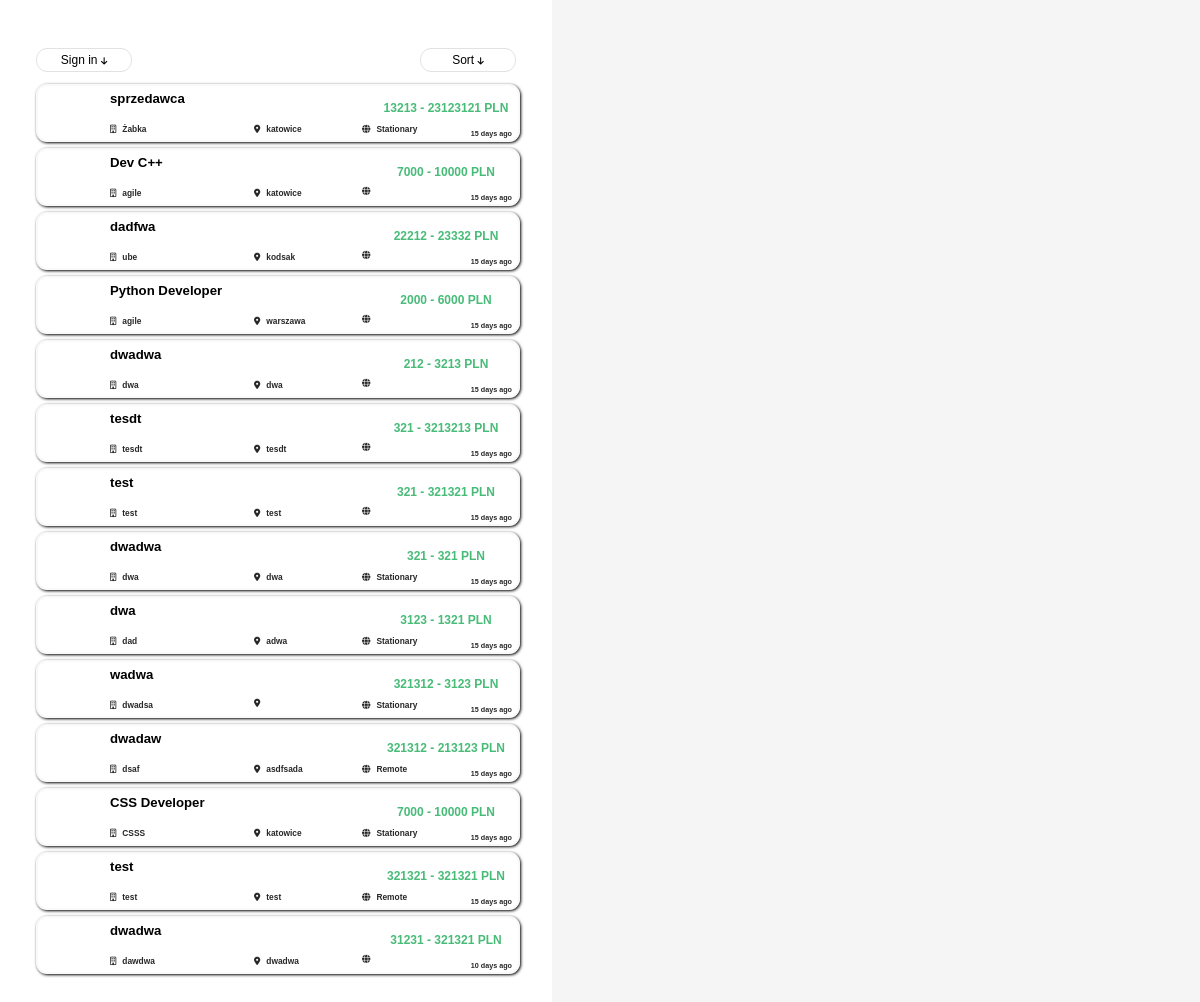
Before: / with the older database file.
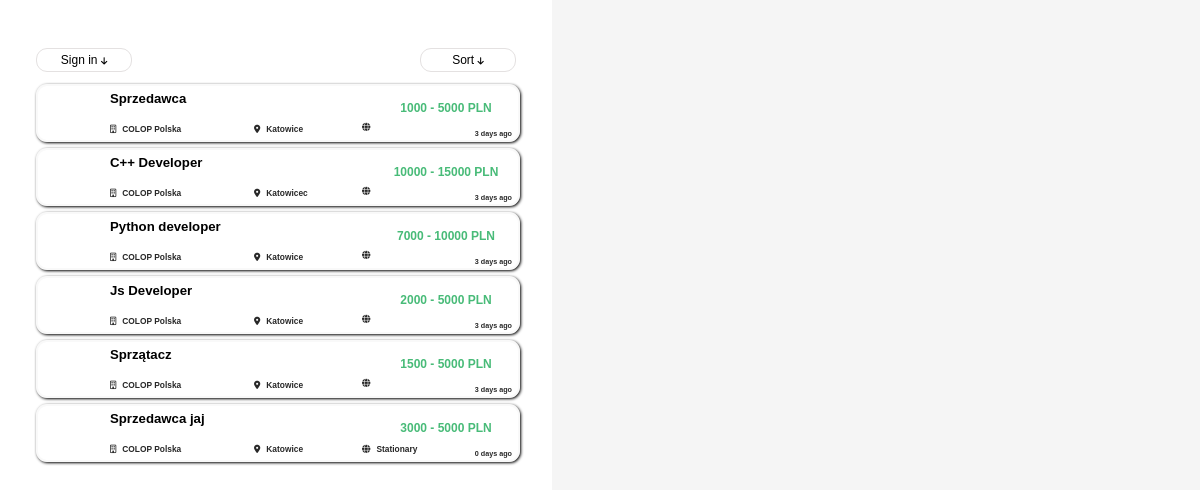
After: the same page with the newer database file.
### tables this page shows
CREATE TABLE `offers` (
  `job_id` int(11) NOT NULL,
  `name` varchar(50) NOT NULL,
  `min_salary` int(11) NOT NULL,
  `max_salary` int(11) NOT NULL,
  `company` varchar(100) NOT NULL,
  `location` varchar(50) NOT NULL,
  `workplace` varchar(15) NOT NULL,
  `date` date NOT NULL,
  `description` text NOT NULL,
  `experience` varchar(15) NOT NULL,
  `type` varchar(25) NOT NULL,
  `job_owner_id` int(11) NOT NULL
);

### slider.php (the view, shortened to what this page needs)
<div id = "slider">
        <div id="container">
        <div id = "account">
            <button id = "show_account_list" onclick = "showAccountList()">Sign in <i class="fa-solid fa-arrow-down"></i></button>
        </div>
        <div id = "sort_by">
            <button id = "show_sort_list" onclick = "showSortList()">Sort <i class="fa-solid fa-arrow-down"></i></button>
        </div>
        </div>
        <?php
            @$order = $_GET['sort'];
            if($order == NULL){
               $order = 'job_id';
            }
            include("database.php");
            $queryAll = mysqli_query($conn, "SELECT * from offers order by $order");
            $Number_Of_Rows = mysqli_num_rows($queryAll);
            for ($y = 1; $y <= $Number_Of_Rows; $y++) {
                $row_job_offer = mysqli_fetch_assoc($queryAll);
                if($row_job_offer['max_salary'] == 0){
                    $salary = $row_job_offer['min_salary']." PLN";
                }else{
                    $salary = $row_job_offer['min_salary']." - ".$row_job_offer['max_salary']." PLN";
                }
                $todayDate = date_create(date("Y-m-d"));
                $uploadDate = date_create($row_job_offer['date']);
                $date = date_diff($todayDate, $uploadDate);
                echo ('
                <a href = "offer.php?id='.$row_job_offer["job_id"].'&sort='.$order.'">
                <div id = "job_offer">
                    <div class = "logo"></div>
                    <div class = "higher_container">
                        <div class = "job_name">
                            <h2 class = "job_name_text">'.$row_job_offer["name"].'</h2>
                        </div>
                        <div class = "salary">
                            <h2 class = "job_salary_text">'.$salary.'</h2>
                        </div>
                        </div>
                        <div class = "lower_container">
                            <div class = "company_name">
                            <h2 class = "company_name_text"><i class="fa-sharp fa-regular fa-building"></i>'.$row_job_offer["company"].'</h2>
                        </div>
                        <div class = "location">
                            <h2 class = "location_text"><i class="fa-solid fa-location-dot"></i>'.$row_job_offer["location"].'</h2>
                        </div>
                        <div class = "workplace">
                            <h2 class = "workplace_text"><i class="fa-solid fa-globe"></i>'.$row_job_offer["workplace"].'</h2>
                        </div>
                        <div class = "date">
                            <h2 class = "date_text">'.$date->format("%a days ago").'</h2>
                        </div>
                    </div>
                </div>
                </a>
                ');
            }
        ?>
    </div>

Changed rows visible on the page:
removed offers: name "sprzedawca", salary "13213 - 23123121 PLN", company "Żabka", location "katowice", workplace "Stationary", date "15 days ago"
removed offers: name "Dev C++", salary "7000 - 10000 PLN", company "agile", location "katowice", date "15 days ago"
removed offers: name "dadfwa", salary "22212 - 23332 PLN", company "ube", location "kodsak", date "15 days ago"
removed offers: name "Python Developer", salary "2000 - 6000 PLN", company "agile", location "warszawa", date "15 days ago"
removed offers: name "dwadwa", salary "212 - 3213 PLN", company "dwa", location "dwa", date "15 days ago"
removed offers: name "tesdt", salary "321 - 3213213 PLN", company "tesdt", location "tesdt", date "15 days ago"
removed offers: name "test", salary "321 - 321321 PLN", company "test", location "test", date "15 days ago"
removed offers: name "dwadwa", salary "321 - 321 PLN", company "dwa", location "dwa", workplace "Stationary", date "15 days ago"
removed offers: name "dwa", salary "3123 - 1321 PLN", company "dad", location "adwa", workplace "Stationary", date "15 days ago"
removed offers: name "wadwa", salary "321312 - 3123 PLN", company "dwadsa", workplace "Stationary", date "15 days ago"
removed offers: name "dwadaw", salary "321312 - 213123 PLN", company "dsaf", location "asdfsada", workplace "Remote", date "15 days ago"
removed offers: name "CSS Developer", salary "7000 - 10000 PLN", company "CSSS", location "katowice", workplace "Stationary", date "15 days ago"
removed offers: name "test", salary "321321 - 321321 PLN", company "test", location "test", workplace "Remote", date "15 days ago"
removed offers: name "dwadwa", salary "31231 - 321321 PLN", company "dawdwa", location "dwadwa", date "10 days ago"
added offers: name "Sprzedawca", salary "1000 - 5000 PLN", company "COLOP Polska", location "Katowice", date "3 days ago"
added offers: name "C++ Developer", salary "10000 - 15000 PLN", company "COLOP Polska", location "Katowicec", date "3 days ago"
added offers: name "Python developer", salary "7000 - 10000 PLN", company "COLOP Polska", location "Katowice", date "3 days ago"
added offers: name "Js Developer", salary "2000 - 5000 PLN", company "COLOP Polska", location "Katowice", date "3 days ago"
added offers: name "Sprzątacz", salary "1500 - 5000 PLN", company "COLOP Polska", location "Katowice", date "3 days ago"
added offers: name "Sprzedawca jaj", salary "3000 - 5000 PLN", company "COLOP Polska", location "Katowice", workplace "Stationary", date "0 days ago"
